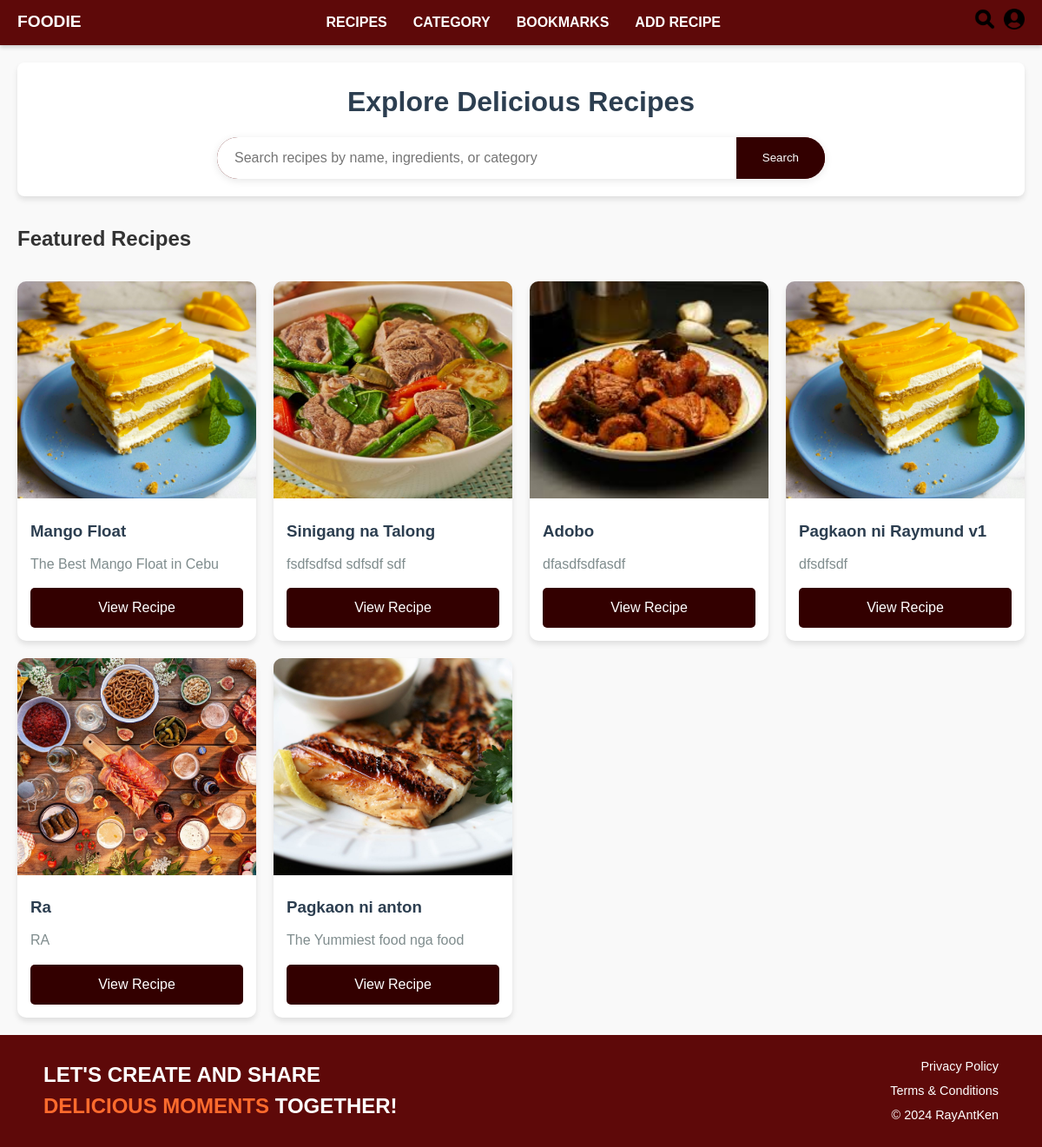
Page /recipes/search/ on the earlier database version.
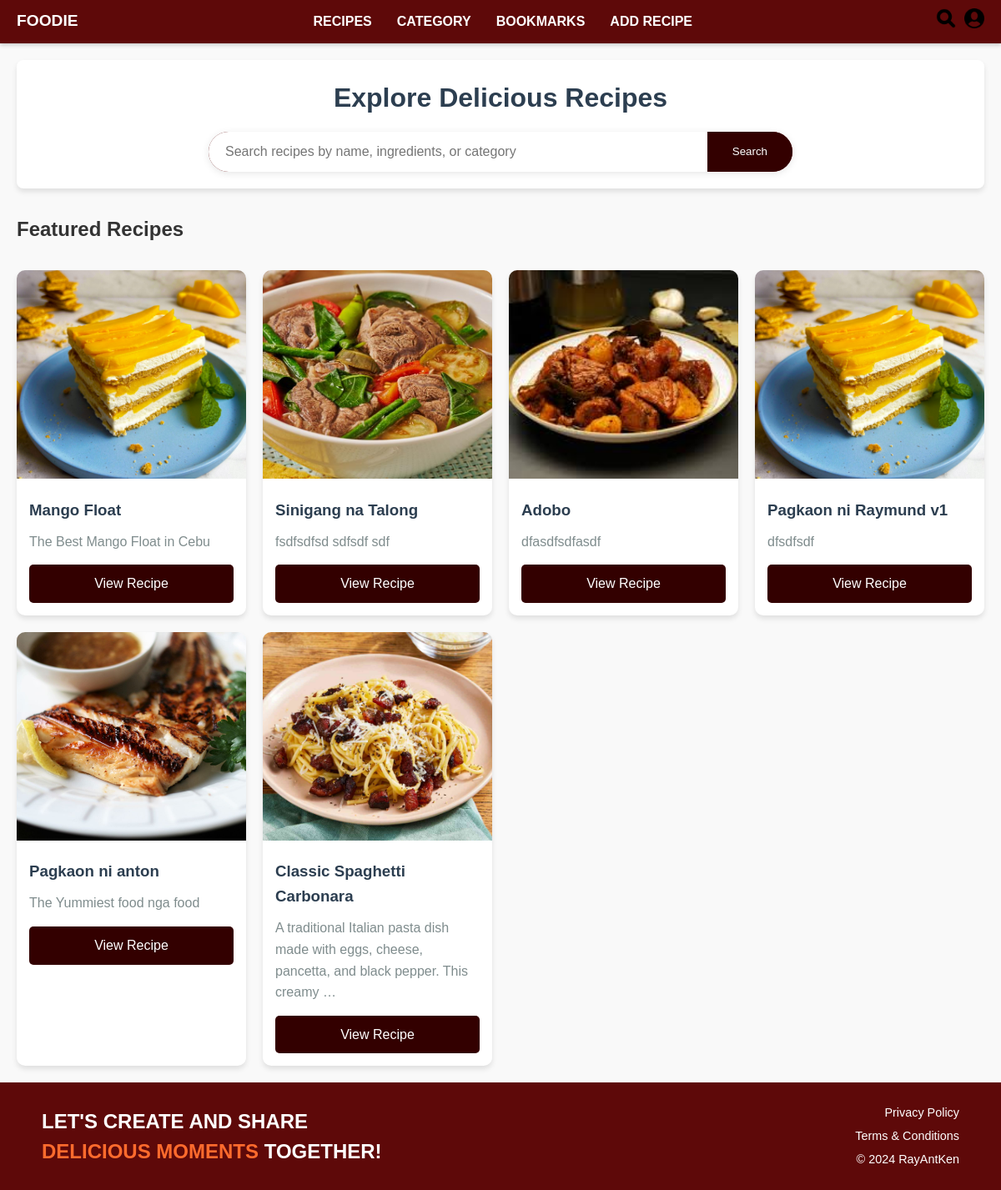
Same page on the later database version.
### Recipes/models.py (models this page shows, shortened)
class RecipePost(models.Model):
    title = models.CharField(max_length=200)
    user = models.ForeignKey(settings.AUTH_USER_MODEL, on_delete=models.SET_NULL, null=True, blank=True) #User, on_delete=models.CASCADE
    description = models.TextField(default='')
    category = models.CharField(max_length=50, default='Uncategorized')
    ingredients = models.TextField()
    directions = models.TextField(default='')
    image = models.ImageField(upload_to='recipe/images/', blank=True, null=True)  # Optional image field
    created_at = models.DateTimeField(auto_now=True)
    CATEGORY_CHOICES = [
        ('Comfort Food', 'Comfort Food'),
        ('International Eats', 'International Eats'),
        ('Breakfast & Brunch', 'Breakfast & Brunch'),
        ('Community Picks', 'Community Picks'),
    ]
    title = models.CharField(max_length=200)  # Recipe title
    user = models.ForeignKey(
        settings.AUTH_USER_MODEL,
        on_delete=models.SET_NULL,
        null=True,
        blank=True
    )  # Associated user, nullable and optional
    description = models.TextField(default='')  # Brief description of the recipe
    category = models.CharField(
        max_length=50,
        choices=CATEGORY_CHOICES,
        default='Uncategorized'
    )  # Recipe category with predefined choices
    ingredients = models.TextField()  # Ingredients list
    directions = models.TextField(default='')  # Step-by-step directions
    image = models.ImageField(
        upload_to='recipe/images/',
        blank=True,
        null=True
    )  # Optional recipe image
    created_at = models.DateTimeField(auto_now=True)  # Timestamp of creation

### Recipes/views.py (the view)
# urls.py: path('search/', views.search_recipes, name='recipe_search'),
def search_recipes(request):
    initial_recipes = RecipePost.objects.all()[:6]  # First 6 recipes
    query = request.GET.get('q', '').strip()
    if query:
        recipes = RecipePost.objects.filter(
            Q(title__icontains=query) |  # Search in title
            Q(ingredients__icontains=query) |  # Search in ingredients
            Q(description__icontains=query) |  # Search in description
            Q(category__icontains=query)  # Search in category
        )
    else:
        recipes = initial_recipes
    context = {
        'recipes': recipes,
        'query': query,
        'show_initial_results': not bool(query)  # Flag to show initial recipes
    }
    return render(request, 'recipes/search_recipes.html', context)

### Recipes/templates/recipes/search_recipes.html (shortened to what this page needs)
{% load static %}
<!DOCTYPE html>
<html lang="en">
<head>
</head>
<header>
    {% include 'navbar.html' %}</header>
<body>
    <div class="search-container">
        <div class="search-header">
            <h1>Explore Delicious Recipes</h1>
            <form class="search-form" method="get">
                <input
                    type="text"
                    name="q"
                    placeholder="Search recipes by name, ingredients, or category"
                    value="{{ query }}"
                >
                <button type="submit">Search</button>
            </form>
        </div>
        <div class="recipe-results">
            {% if show_initial_results %}
                <h2>Featured Recipes</h2>
            {% elif query %}
                <h2>Search Results for "{{ query }}"</h2>
            {% endif %}
            {% if recipes %}
                <div class="recipe-grid">
                    {% for recipe in recipes %}
                        <div class="recipe-card">
                            {% if recipe.image %}
                                <img src="{{ recipe.image.url }}" alt="{{ recipe.title }}">
                            {% else %}
                                <img src="{% static 'images/Account.png' %}" alt="Default Recipe Image">
                            {% endif %}
                            <div class="recipe-card-content">
                                <h3>{{ recipe.title }}</h3>
                                <p>{{ recipe.description|truncatewords:15 }}</p>
                                <a href="{% url 'recipe_detail' recipe.pk %}" class="recipe-card-btn">View Recipe</a>
                            </div>
                        </div>
                    {% endfor %}
                </div>
            {% else %}
                <div class="no-results">
                    <h2>No Recipes Found</h2>
                    <p>Try searching with different keywords or explore our featured recipes.</p>
                </div>
            {% endif %}
        </div>
    </div>
    {% include 'footer.html' %}
</body>
</html>

Differences in the rows shown:
removed RecipePost: image (picture), title "Ra", description "RA"
now on this page (row unchanged): RecipePost: image (picture), title "Classic Spaghetti Carbonara", description "A traditional Italian pasta dish made with eggs, cheese, pancetta, and black pepper. This creamy …"
